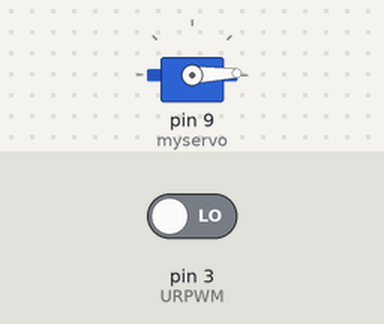
A sketch run on a simulated Arduino Uno, built with avr-gcc and run on an emulated ATmega328P. Shown: servo. The test bench sets the inputs (shaded band); at power-on: pin 3 (URPWM) LOW. What the sketch prints to the serial monitor is not drawn.

Above: at 0.1 s.
At 19.1 s:
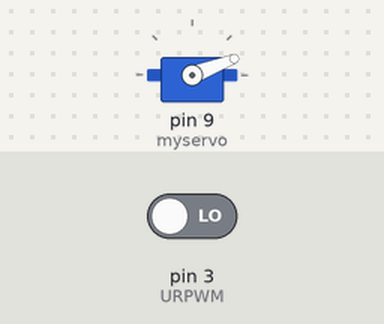
At 38.1 s:
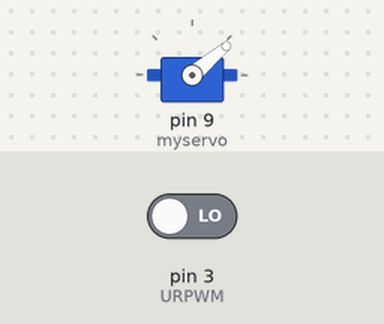
Timing chart, 0 to 40.0 s (numbered marks = the images above):
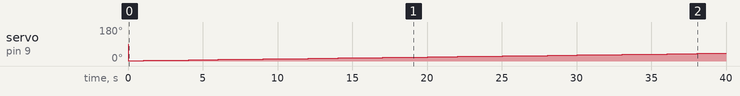

The sketch:

tyouonpa.ino
```cpp
// # Editor    : Jiang from DFRobot
// # Data      : 24.07.2012

// # Product name:ultrasonic scanner Kit
// # Product SKU:SEN0001
// # Version :  0.2

// # Description:
// # The Sketch for scanning 180 degree area 4-500cm detecting range

// # Connection:
// #       Pin 1 VCC (URM V3.2) -> VCC (Arduino)
// #       Pin 2 GND (URM V3.2) -> GND (Arduino)
// #       Pin 4 PWM (URM V3.2) -> Pin 3 (Arduino)
// #       Pin 6 COMP/TRIG (URM V3.2) -> Pin 5 (Arduino)
// # Pin mode: PWM
// # Working Mode: PWM passive control mode.
// # If it is your first time to use it,please make sure the two jumpers to the right hand
// # side of the device are set to TTL mode. You'll also find a secondary jumper on
// # the left hand side, you must break this connection or you may damage your device.

#include <Servo.h>                                  // Include Servo library
Servo myservo;                                      // create servo object to control a servo

int pos=0;                                          // variable to store the servo position
int URPWM=3;                                        // PWM Output 0-25000us,every 50us represent 1cm
int URTRIG=5;                                       // PWM trigger pin
boolean up=true;                                    // create a boolean variable
unsigned long time;                                 // create a time variable
unsigned long urmTimer = 0;                          // timer for managing the sensor reading flash rate

unsigned int Distance=0;
uint8_t EnPwmCmd[4]={0x44,0x22,0xbb,0x01};          // distance measure command

void setup(){                                      // Serial initialization
  Serial.begin(9600);                              // Sets the baud rate to 9600
  myservo.attach(9);                                // Pin 9 to control servo
  PWM_Mode_Setup();
}

void loop(){
   if(millis()-time>=20){                           // interval 0.02 seconds
     time=millis();                                 // get the current time of programme
     if(up){                                        // judge the condition
      if(pos>=0 && pos<=179){
        pos=pos+1;                                  // in steps of 1 degree
        myservo.write(pos);                         // tell servo to go to position in variable 'pos'
      }
      if(pos>179)  up= false;                       // assign the variable again
    }
     else {
      if(pos>=1 && pos<=180){
        pos=pos-1;
        myservo.write(pos);
      }
      if(pos<1)  up=true;
    }
   }

   if(millis()-urmTimer>50){
     urmTimer=millis();
     PWM_Mode();
   }
 }

 void PWM_Mode_Setup(){
  pinMode(URTRIG,OUTPUT);                            // A low pull on pin COMP/TRIG
  digitalWrite(URTRIG,HIGH);                         // Set to HIGH

  pinMode(URPWM, INPUT);                             // Sending Enable PWM mode command

  for(int i=0;i<4;i++){
      Serial.write(EnPwmCmd[i]);
   }
}

void PWM_Mode(){                                     // a low pull on pin COMP/TRIG  triggering a sensor reading
    digitalWrite(URTRIG, LOW);
    digitalWrite(URTRIG, HIGH);                      // reading Pin PWM will output pulses

    unsigned long DistanceMeasured=pulseIn(URPWM,LOW);

    if(DistanceMeasured==50000){                     // the reading is invalid.
      Serial.print("Invalid");
   }
    else{
      Distance=DistanceMeasured/50;                  // every 50us low level stands for 1cm
   }
  Serial.print("Distance=");
  Serial.print(Distance);
  Serial.println("cm");
}
```
